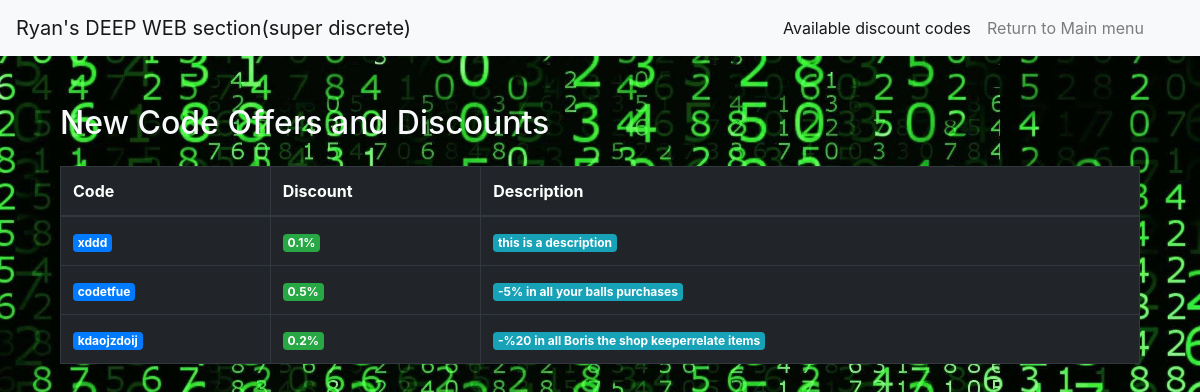
The app's page /products/new with its own data.
### products/models.py (models this page shows)
class Offer(models.Model):
    code = models.CharField(max_length=10)
    description = models.CharField(max_length=100)
    discount = models.FloatField()

### products/views.py (the view)
# urls.py: path('new', views.new, name='new'),
def new(request):
    offers = Offer.objects.all()
    return render(request, "offerIndex.html", {"offers": offers})

### products/templates/offerIndex.html
{% extends "base.html" %}
{% block content %}
<div class="container mt-5">
  <h2 class="mb-4 text-light">New Code Offers and Discounts</h2>
  <div class="table-responsive">
    <table class="table table-bordered table-dark table-hover">
      <thead>
        <tr>
          <th scope="col">Code</th>
          <th scope="col">Discount</th>
          <th scope="col">Description</th>
        </tr>
      </thead>
      <tbody>
        {% for offer in offers %}
        <tr>
          <td><span class="badge badge-primary">{{ offer.code }}</span></td>
          <td><span class="badge badge-success">{{ offer.discount }}%</span></td>
          <td><span class="badge badge-info">{{ offer.description }}</span></td>
        </tr>
        {% endfor %}
      </tbody>
    </table>
  </div>
</div>
{% endblock %}

### records on screen
Offer: code "xddd", discount "0.1", description "this is a description"
Offer: code "codetfue", discount "0.5", description "-5% in all your balls purchases"
Offer: code "kdaojzdoij", discount "0.2", description "-%20 in all Boris the shop keeperrelate items"
